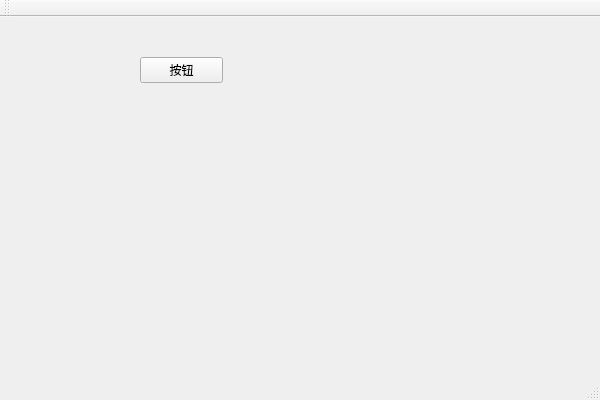
<?xml version="1.0" encoding="UTF-8"?>
<ui version="4.0">
 <class>test4Class</class>
 <widget class="QMainWindow" name="test4Class">
  <property name="geometry">
   <rect>
    <x>0</x>
    <y>0</y>
    <width>600</width>
    <height>400</height>
   </rect>
  </property>
  <property name="windowTitle">
   <string>test4</string>
  </property>
  <widget class="QWidget" name="centralWidget">
   <widget class="QPushButton" name="pushButton">
    <property name="geometry">
     <rect>
      <x>140</x>
      <y>40</y>
      <width>83</width>
      <height>26</height>
     </rect>
    </property>
    <property name="text">
     <string>按钮</string>
    </property>
   </widget>
  </widget>
  <widget class="QMenuBar" name="menuBar">
   <property name="geometry">
    <rect>
     <x>0</x>
     <y>0</y>
     <width>600</width>
     <height>33</height>
    </rect>
   </property>
  </widget>
  <widget class="QToolBar" name="mainToolBar">
   <attribute name="toolBarArea">
    <enum>TopToolBarArea</enum>
   </attribute>
   <attribute name="toolBarBreak">
    <bool>false</bool>
   </attribute>
  </widget>
  <widget class="QStatusBar" name="statusBar"/>
 </widget>
 <layoutdefault spacing="6" margin="11"/>
 <resources>
  <include location="test4.qrc"/>
 </resources>
 <connections/>
</ui>
